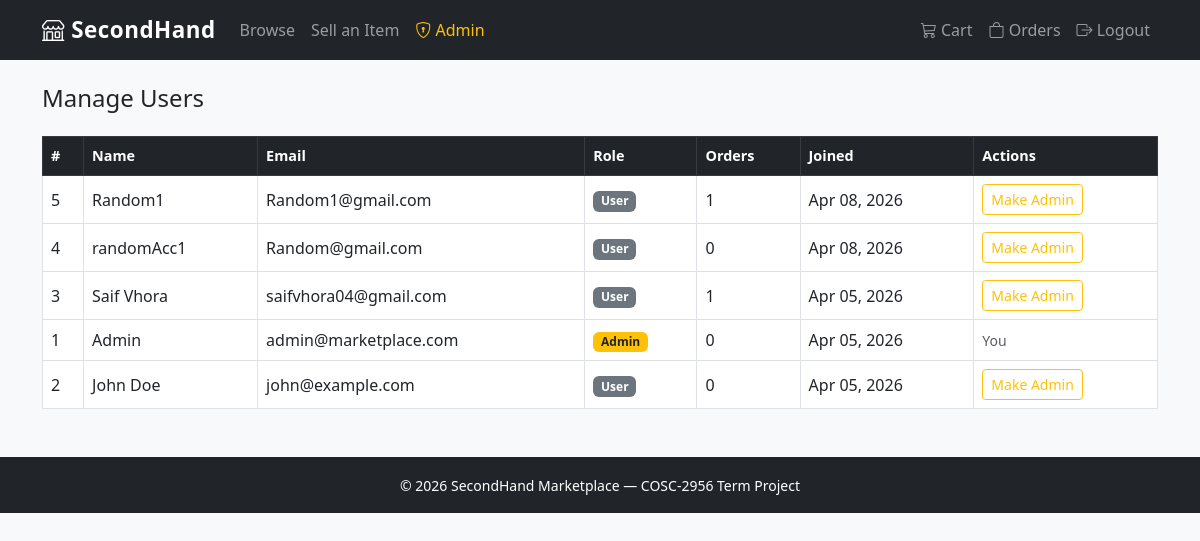
The page /admin/users.php (signed in) on the database its author committed.
### tables this page shows
CREATE TABLE `users` (
  `id` int(11) NOT NULL,
  `name` varchar(100) NOT NULL,
  `email` varchar(150) NOT NULL,
  `password` varchar(255) NOT NULL,
  `is_admin` tinyint(1) DEFAULT 0,
  `created_at` timestamp NOT NULL DEFAULT current_timestamp()
);

### admin/users.php (the view, shortened to what this page needs)
<?php
require_once '../includes/db.php';
$users = $pdo->query("
    SELECT u.*, COUNT(o.id) AS order_count
    FROM users u LEFT JOIN orders o ON u.id = o.user_id
    GROUP BY u.id ORDER BY u.created_at DESC
")->fetchAll();
require_once '../includes/header.php';
?>
<h4 class="mb-4">Manage Users</h4>
<table class="table table-hover table-bordered align-middle">
  <thead class="table-dark">
    <tr><th>#</th><th>Name</th><th>Email</th><th>Role</th><th>Orders</th><th>Joined</th><th>Actions</th></tr>
  </thead>
  <tbody>
    <?php foreach ($users as $u): ?>
      <tr>
        <td><?= $u['id'] ?></td>
        <td><?= htmlspecialchars($u['name']) ?></td>
        <td><?= htmlspecialchars($u['email']) ?></td>
        <td>
          <span class="badge bg-<?= $u['is_admin'] ? 'warning text-dark' : 'secondary' ?>">
            <?= $u['is_admin'] ? 'Admin' : 'User' ?>
          </span>
        </td>
        <td><?= $u['order_count'] ?></td>
        <td><?= date('M d, Y', strtotime($u['created_at'])) ?></td>
        <td>
          <?php if ($u['id'] !== (int)$_SESSION['user_id']): ?>
            <a href="/marketplace/admin/users.php?toggle_admin=<?= $u['id'] ?>"
               class="btn btn-sm btn-outline-<?= $u['is_admin'] ? 'danger' : 'warning' ?>"
               onclick="return confirm('Change this user\'s role?')">
              <?= $u['is_admin'] ? 'Revoke Admin' : 'Make Admin' ?>
            </a>
          <?php else: ?>
            <span class="text-muted small">You</span>
          <?php endif; ?>
        </td>
      </tr>
    <?php endforeach; ?>
  </tbody>
</table>
<?php require_once '../includes/footer.php'; ?>

### css/style.css (style rules this page uses)
body { background-color: #f8f9fa; font-family: 'Segoe UI', sans-serif; }
.table th { font-weight: 600; font-size: 0.9rem; }

### rows shown on the page
users: id "5", name "Random1", email "Random1@gmail.com", is_admin "User", order_count "1", created_at "Apr 08, 2026"
users: id "4", name "randomAcc1", email "Random@gmail.com", is_admin "User", order_count "0", created_at "Apr 08, 2026"
users: id "3", name "Saif Vhora", email "saifvhora04@gmail.com", is_admin "User", order_count "1", created_at "Apr 05, 2026"
users: id "1", name "Admin", email "admin@marketplace.com", is_admin "Admin", order_count "0", created_at "Apr 05, 2026", shows "You"
users: id "2", name "John Doe", email "john@example.com", is_admin "User", order_count "0", created_at "Apr 05, 2026"
